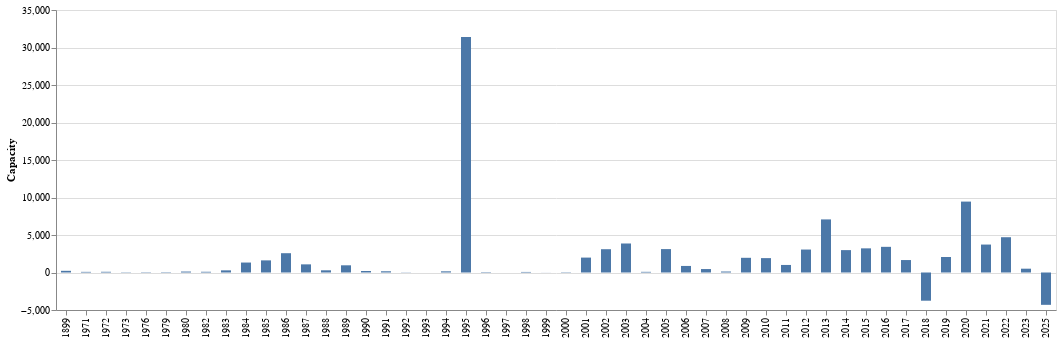

The notebook cell this image was saved under:
### Markdown cell above
Bar chart is plotted to get more insight about the in-service year of the existing resources. It was seen that the EV-DSM capacity contribution corresponding to the in-service year of 2025 is included under resources contributing to capacity in 2023.

### Code cell
alt.Chart(data_gen_online).mark_bar(width = 10).encode(
alt.X('service_year:N', title=''),
alt.Y('sum(Capmax)', title='Capacity')).properties(width=1000)

### Figure 1 — Vega-Lite specification as saved in the notebook (floating-point values rounded to 4 significant figures; data arrays with more than 128 entries replaced by an {"elided": "..."} marker saying what was removed)
{"config": {"view": {"continuousWidth": 300, "continuousHeight": 300}}, "data": {"name": "data-27ef6bf0ac21fbce2a50caa65be67476"}, "mark": {"type": "bar", "width": 10}, "encoding": {"x": {"field": "service_year", "title": "", "type": "nominal"}, "y": {"aggregate": "sum", "field": "Capmax", "title": "Capacity", "type": "quantitative"}}, "width": 1000, "$schema": "https://vega.github.io/schema/vega-lite/v5.20.1.json", "datasets": {"data-27ef6bf0ac21fbce2a50caa65be67476": {"elided": "1040 records"}}}
